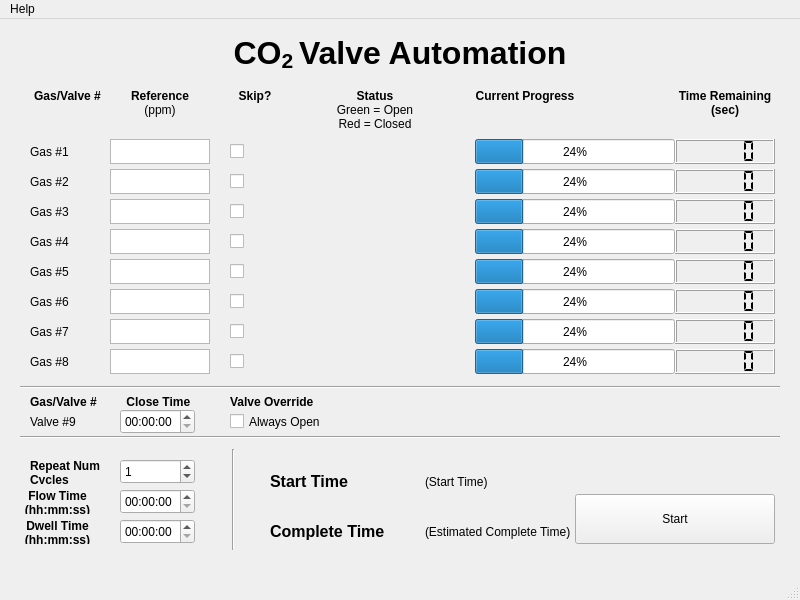
<?xml version="1.0" encoding="UTF-8"?>
<ui version="4.0">
 <class>MainWindow</class>
 <widget class="QMainWindow" name="MainWindow">
  <property name="geometry">
   <rect>
    <x>0</x>
    <y>0</y>
    <width>800</width>
    <height>600</height>
   </rect>
  </property>
  <property name="windowTitle">
   <string>MainWindow</string>
  </property>
  <widget class="QWidget" name="centralwidget">
   <widget class="QProgressBar" name="progress1">
    <property name="geometry">
     <rect>
      <x>475</x>
      <y>120</y>
      <width>200</width>
      <height>25</height>
     </rect>
    </property>
    <property name="value">
     <number>24</number>
    </property>
   </widget>
   <widget class="QLCDNumber" name="lcd1">
    <property name="geometry">
     <rect>
      <x>675</x>
      <y>120</y>
      <width>100</width>
      <height>25</height>
     </rect>
    </property>
    <property name="font">
     <font>
      <weight>75</weight>
      <bold>true</bold>
     </font>
    </property>
    <property name="segmentStyle">
     <enum>QLCDNumber::Flat</enum>
    </property>
   </widget>
   <widget class="QLabel" name="label_6">
    <property name="geometry">
     <rect>
      <x>675</x>
      <y>70</y>
      <width>100</width>
      <height>50</height>
     </rect>
    </property>
    <property name="font">
     <font>
      <weight>75</weight>
      <bold>true</bold>
     </font>
    </property>
    <property name="text">
     <string>Time Remaining&lt;br&gt; (sec)</string>
    </property>
    <property name="alignment">
     <set>Qt::AlignHCenter|Qt::AlignTop</set>
    </property>
   </widget>
   <widget class="QLabel" name="label_3">
    <property name="geometry">
     <rect>
      <x>110</x>
      <y>70</y>
      <width>100</width>
      <height>50</height>
     </rect>
    </property>
    <property name="font">
     <font>
      <weight>75</weight>
      <bold>true</bold>
     </font>
    </property>
    <property name="text">
     <string>&lt;html&gt;&lt;head/&gt;&lt;body&gt;&lt;p&gt;Reference &lt;br/&gt;&lt;span style=&quot; font-weight:400;&quot;&gt;(ppm)&lt;/span&gt;&lt;/p&gt;&lt;/body&gt;&lt;/html&gt;</string>
    </property>
    <property name="alignment">
     <set>Qt::AlignHCenter|Qt::AlignTop</set>
    </property>
   </widget>
   <widget class="QTextEdit" name="ref1">
    <property name="geometry">
     <rect>
      <x>110</x>
      <y>120</y>
      <width>100</width>
      <height>25</height>
     </rect>
    </property>
   </widget>
   <widget class="QLabel" name="label_2">
    <property name="geometry">
     <rect>
      <x>30</x>
      <y>70</y>
      <width>75</width>
      <height>50</height>
     </rect>
    </property>
    <property name="font">
     <font>
      <weight>75</weight>
      <bold>true</bold>
     </font>
    </property>
    <property name="text">
     <string>Gas/Valve #</string>
    </property>
    <property name="alignment">
     <set>Qt::AlignHCenter|Qt::AlignTop</set>
    </property>
   </widget>
   <widget class="QLabel" name="label">
    <property name="geometry">
     <rect>
      <x>30</x>
      <y>120</y>
      <width>50</width>
      <height>25</height>
     </rect>
    </property>
    <property name="text">
     <string>Gas #1</string>
    </property>
   </widget>
   <widget class="QLabel" name="label_5">
    <property name="geometry">
     <rect>
      <x>475</x>
      <y>70</y>
      <width>100</width>
      <height>50</height>
     </rect>
    </property>
    <property name="font">
     <font>
      <weight>75</weight>
      <bold>true</bold>
     </font>
    </property>
    <property name="text">
     <string>Current Progress</string>
    </property>
    <property name="alignment">
     <set>Qt::AlignHCenter|Qt::AlignTop</set>
    </property>
   </widget>
   <widget class="QTextEdit" name="ref2">
    <property name="geometry">
     <rect>
      <x>110</x>
      <y>150</y>
      <width>100</width>
      <height>25</height>
     </rect>
    </property>
   </widget>
   <widget class="QLCDNumber" name="lcd2">
    <property name="geometry">
     <rect>
      <x>675</x>
      <y>150</y>
      <width>100</width>
      <height>25</height>
     </rect>
    </property>
    <property name="font">
     <font>
      <weight>75</weight>
      <bold>true</bold>
     </font>
    </property>
    <property name="segmentStyle">
     <enum>QLCDNumber::Flat</enum>
    </property>
   </widget>
   <widget class="QProgressBar" name="progress2">
    <property name="geometry">
     <rect>
      <x>475</x>
      <y>150</y>
      <width>200</width>
      <height>25</height>
     </rect>
    </property>
    <property name="value">
     <number>24</number>
    </property>
   </widget>
   <widget class="QLabel" name="label_7">
    <property name="geometry">
     <rect>
      <x>30</x>
      <y>150</y>
      <width>50</width>
      <height>25</height>
     </rect>
    </property>
    <property name="text">
     <string>Gas #2</string>
    </property>
   </widget>
   <widget class="QTextEdit" name="ref3">
    <property name="geometry">
     <rect>
      <x>110</x>
      <y>180</y>
      <width>100</width>
      <height>25</height>
     </rect>
    </property>
   </widget>
   <widget class="QTextEdit" name="ref4">
    <property name="geometry">
     <rect>
      <x>110</x>
      <y>210</y>
      <width>100</width>
      <height>25</height>
     </rect>
    </property>
   </widget>
   <widget class="QTextEdit" name="ref5">
    <property name="geometry">
     <rect>
      <x>110</x>
      <y>240</y>
      <width>100</width>
      <height>25</height>
     </rect>
    </property>
   </widget>
   <widget class="QTextEdit" name="ref6">
    <property name="geometry">
     <rect>
      <x>110</x>
      <y>270</y>
      <width>100</width>
      <height>25</height>
     </rect>
    </property>
   </widget>
   <widget class="QTextEdit" name="ref7">
    <property name="geometry">
     <rect>
      <x>110</x>
      <y>300</y>
      <width>100</width>
      <height>25</height>
     </rect>
    </property>
   </widget>
   <widget class="QTextEdit" name="ref8">
    <property name="geometry">
     <rect>
      <x>110</x>
      <y>330</y>
      <width>100</width>
      <height>25</height>
     </rect>
    </property>
   </widget>
   <widget class="QLabel" name="label_8">
    <property name="geometry">
     <rect>
      <x>30</x>
      <y>180</y>
      <width>50</width>
      <height>25</height>
     </rect>
    </property>
    <property name="text">
     <string>Gas #3</string>
    </property>
   </widget>
   <widget class="QLabel" name="label_9">
    <property name="geometry">
     <rect>
      <x>30</x>
      <y>210</y>
      <width>50</width>
      <height>25</height>
     </rect>
    </property>
    <property name="text">
     <string>Gas #4</string>
    </property>
   </widget>
   <widget class="QLabel" name="label_10">
    <property name="geometry">
     <rect>
      <x>30</x>
      <y>240</y>
      <width>50</width>
      <height>25</height>
     </rect>
    </property>
    <property name="text">
     <string>Gas #5</string>
    </property>
   </widget>
   <widget class="QLabel" name="label_11">
    <property name="geometry">
     <rect>
      <x>30</x>
      <y>270</y>
      <width>50</width>
      <height>25</height>
     </rect>
    </property>
    <property name="text">
     <string>Gas #6</string>
    </property>
   </widget>
   <widget class="QLabel" name="label_12">
    <property name="geometry">
     <rect>
      <x>30</x>
      <y>300</y>
      <width>50</width>
      <height>25</height>
     </rect>
    </property>
    <property name="text">
     <string>Gas #7</string>
    </property>
   </widget>
   <widget class="QLabel" name="label_13">
    <property name="geometry">
     <rect>
      <x>30</x>
      <y>330</y>
      <width>50</width>
      <height>25</height>
     </rect>
    </property>
    <property name="text">
     <string>Gas #8</string>
    </property>
   </widget>
   <widget class="QProgressBar" name="progress3">
    <property name="geometry">
     <rect>
      <x>475</x>
      <y>180</y>
      <width>200</width>
      <height>25</height>
     </rect>
    </property>
    <property name="value">
     <number>24</number>
    </property>
   </widget>
   <widget class="QProgressBar" name="progress4">
    <property name="geometry">
     <rect>
      <x>475</x>
      <y>210</y>
      <width>200</width>
      <height>25</height>
     </rect>
    </property>
    <property name="value">
     <number>24</number>
    </property>
   </widget>
   <widget class="QProgressBar" name="progress5">
    <property name="geometry">
     <rect>
      <x>475</x>
      <y>240</y>
      <width>200</width>
      <height>25</height>
     </rect>
    </property>
    <property name="value">
     <number>24</number>
    </property>
   </widget>
   <widget class="QProgressBar" name="progress6">
    <property name="geometry">
     <rect>
      <x>475</x>
      <y>270</y>
      <width>200</width>
      <height>25</height>
     </rect>
    </property>
    <property name="value">
     <number>24</number>
    </property>
   </widget>
   <widget class="QProgressBar" name="progress7">
    <property name="geometry">
     <rect>
      <x>475</x>
      <y>300</y>
      <width>200</width>
      <height>25</height>
     </rect>
    </property>
    <property name="value">
     <number>24</number>
    </property>
   </widget>
   <widget class="QProgressBar" name="progress8">
    <property name="geometry">
     <rect>
      <x>475</x>
      <y>330</y>
      <width>200</width>
      <height>25</height>
     </rect>
    </property>
    <property name="value">
     <number>24</number>
    </property>
   </widget>
   <widget class="QLCDNumber" name="lcd3">
    <property name="geometry">
     <rect>
      <x>675</x>
      <y>180</y>
      <width>100</width>
      <height>25</height>
     </rect>
    </property>
    <property name="font">
     <font>
      <weight>75</weight>
      <bold>true</bold>
     </font>
    </property>
    <property name="segmentStyle">
     <enum>QLCDNumber::Flat</enum>
    </property>
   </widget>
   <widget class="QLCDNumber" name="lcd4">
    <property name="geometry">
     <rect>
      <x>675</x>
      <y>210</y>
      <width>100</width>
      <height>25</height>
     </rect>
    </property>
    <property name="font">
     <font>
      <weight>75</weight>
      <bold>true</bold>
     </font>
    </property>
    <property name="segmentStyle">
     <enum>QLCDNumber::Flat</enum>
    </property>
   </widget>
   <widget class="QLCDNumber" name="lcd5">
    <property name="geometry">
     <rect>
      <x>675</x>
      <y>240</y>
      <width>100</width>
      <height>25</height>
     </rect>
    </property>
    <property name="font">
     <font>
      <weight>75</weight>
      <bold>true</bold>
     </font>
    </property>
    <property name="segmentStyle">
     <enum>QLCDNumber::Flat</enum>
    </property>
   </widget>
   <widget class="QLCDNumber" name="lcd6">
    <property name="geometry">
     <rect>
      <x>675</x>
      <y>270</y>
      <width>100</width>
      <height>25</height>
     </rect>
    </property>
    <property name="font">
     <font>
      <weight>75</weight>
      <bold>true</bold>
     </font>
    </property>
    <property name="segmentStyle">
     <enum>QLCDNumber::Flat</enum>
    </property>
   </widget>
   <widget class="QLCDNumber" name="lcd7">
    <property name="geometry">
     <rect>
      <x>675</x>
      <y>300</y>
      <width>100</width>
      <height>25</height>
     </rect>
    </property>
    <property name="font">
     <font>
      <weight>75</weight>
      <bold>true</bold>
     </font>
    </property>
    <property name="segmentStyle">
     <enum>QLCDNumber::Flat</enum>
    </property>
   </widget>
   <widget class="QLCDNumber" name="lcd8">
    <property name="geometry">
     <rect>
      <x>675</x>
      <y>330</y>
      <width>100</width>
      <height>25</height>
     </rect>
    </property>
    <property name="font">
     <font>
      <weight>75</weight>
      <bold>true</bold>
     </font>
    </property>
    <property name="segmentStyle">
     <enum>QLCDNumber::Flat</enum>
    </property>
   </widget>
   <widget class="QLabel" name="label_14">
    <property name="geometry">
     <rect>
      <x>30</x>
      <y>390</y>
      <width>50</width>
      <height>25</height>
     </rect>
    </property>
    <property name="text">
     <string>Valve #9</string>
    </property>
   </widget>
   <widget class="QCheckBox" name="checkBox">
    <property name="geometry">
     <rect>
      <x>230</x>
      <y>390</y>
      <width>100</width>
      <height>25</height>
     </rect>
    </property>
    <property name="text">
     <string>Always Open</string>
    </property>
   </widget>
   <widget class="QLabel" name="label_15">
    <property name="geometry">
     <rect>
      <x>30</x>
      <y>370</y>
      <width>75</width>
      <height>25</height>
     </rect>
    </property>
    <property name="font">
     <font>
      <weight>75</weight>
      <bold>true</bold>
     </font>
    </property>
    <property name="text">
     <string>Gas/Valve #</string>
    </property>
   </widget>
   <widget class="QLabel" name="label_16">
    <property name="geometry">
     <rect>
      <x>110</x>
      <y>370</y>
      <width>100</width>
      <height>25</height>
     </rect>
    </property>
    <property name="font">
     <font>
      <weight>75</weight>
      <bold>true</bold>
     </font>
    </property>
    <property name="text">
     <string>Close Time </string>
    </property>
    <property name="alignment">
     <set>Qt::AlignCenter</set>
    </property>
   </widget>
   <widget class="QLabel" name="label_18">
    <property name="geometry">
     <rect>
      <x>230</x>
      <y>370</y>
      <width>100</width>
      <height>25</height>
     </rect>
    </property>
    <property name="font">
     <font>
      <weight>75</weight>
      <bold>true</bold>
     </font>
    </property>
    <property name="text">
     <string>Valve Override</string>
    </property>
   </widget>
   <widget class="QLabel" name="label_19">
    <property name="geometry">
     <rect>
      <x>300</x>
      <y>70</y>
      <width>150</width>
      <height>50</height>
     </rect>
    </property>
    <property name="font">
     <font>
      <weight>75</weight>
      <bold>true</bold>
     </font>
    </property>
    <property name="text">
     <string>&lt;html&gt;&lt;head/&gt;&lt;body&gt;&lt;p align=&quot;center&quot;&gt;Status &lt;br/&gt;&lt;span style=&quot; font-weight:400;&quot;&gt;Green = Open&lt;br/&gt;Red = Closed&lt;/span&gt;&lt;/p&gt;&lt;/body&gt;&lt;/html&gt;</string>
    </property>
    <property name="alignment">
     <set>Qt::AlignHCenter|Qt::AlignTop</set>
    </property>
   </widget>
   <widget class="QPushButton" name="startButton">
    <property name="geometry">
     <rect>
      <x>575</x>
      <y>475</y>
      <width>200</width>
      <height>50</height>
     </rect>
    </property>
    <property name="text">
     <string>Start</string>
    </property>
   </widget>
   <widget class="QLabel" name="status1">
    <property name="geometry">
     <rect>
      <x>365</x>
      <y>120</y>
      <width>25</width>
      <height>25</height>
     </rect>
    </property>
    <property name="text">
     <string/>
    </property>
    <property name="pixmap">
     <pixmap>if_Red Ball_38831.png</pixmap>
    </property>
    <property name="scaledContents">
     <bool>true</bool>
    </property>
   </widget>
   <widget class="QLabel" name="status2">
    <property name="geometry">
     <rect>
      <x>365</x>
      <y>150</y>
      <width>25</width>
      <height>25</height>
     </rect>
    </property>
    <property name="text">
     <string/>
    </property>
    <property name="pixmap">
     <pixmap>if_Red Ball_38831.png</pixmap>
    </property>
    <property name="scaledContents">
     <bool>true</bool>
    </property>
   </widget>
   <widget class="QLabel" name="status3">
    <property name="geometry">
     <rect>
      <x>365</x>
      <y>180</y>
      <width>25</width>
      <height>25</height>
     </rect>
    </property>
    <property name="text">
     <string/>
    </property>
    <property name="pixmap">
     <pixmap>if_Red Ball_38831.png</pixmap>
    </property>
    <property name="scaledContents">
     <bool>true</bool>
    </property>
   </widget>
   <widget class="QLabel" name="status4">
    <property name="geometry">
     <rect>
      <x>365</x>
      <y>210</y>
      <width>25</width>
      <height>25</height>
     </rect>
    </property>
    <property name="text">
     <string/>
    </property>
    <property name="pixmap">
     <pixmap>if_Red Ball_38831.png</pixmap>
    </property>
    <property name="scaledContents">
     <bool>true</bool>
    </property>
   </widget>
   <widget class="QLabel" name="status5">
    <property name="geometry">
     <rect>
      <x>365</x>
      <y>240</y>
      <width>25</width>
      <height>25</height>
     </rect>
    </property>
    <property name="text">
     <string/>
    </property>
    <property name="pixmap">
     <pixmap>if_Red Ball_38831.png</pixmap>
    </property>
    <property name="scaledContents">
     <bool>true</bool>
    </property>
   </widget>
   <widget class="QLabel" name="status6">
    <property name="geometry">
     <rect>
      <x>365</x>
      <y>270</y>
      <width>25</width>
      <height>25</height>
     </rect>
    </property>
    <property name="text">
     <string/>
    </property>
    <property name="pixmap">
     <pixmap>if_Red Ball_38831.png</pixmap>
    </property>
    <property name="scaledContents">
     <bool>true</bool>
    </property>
   </widget>
   <widget class="QLabel" name="status7">
    <property name="geometry">
     <rect>
      <x>365</x>
      <y>300</y>
      <width>25</width>
      <height>25</height>
     </rect>
    </property>
    <property name="text">
     <string/>
    </property>
    <property name="pixmap">
     <pixmap>if_Red Ball_38831.png</pixmap>
    </property>
    <property name="scaledContents">
     <bool>true</bool>
    </property>
   </widget>
   <widget class="QLabel" name="status8">
    <property name="geometry">
     <rect>
      <x>365</x>
      <y>330</y>
      <width>25</width>
      <height>25</height>
     </rect>
    </property>
    <property name="text">
     <string/>
    </property>
    <property name="pixmap">
     <pixmap>if_Red Ball_38831.png</pixmap>
    </property>
    <property name="scaledContents">
     <bool>true</bool>
    </property>
   </widget>
   <widget class="QLabel" name="status9">
    <property name="geometry">
     <rect>
      <x>365</x>
      <y>390</y>
      <width>25</width>
      <height>25</height>
     </rect>
    </property>
    <property name="text">
     <string/>
    </property>
    <property name="pixmap">
     <pixmap>if_Red Ball_38831.png</pixmap>
    </property>
    <property name="scaledContents">
     <bool>true</bool>
    </property>
   </widget>
   <widget class="QLabel" name="label_29">
    <property name="geometry">
     <rect>
      <x>30</x>
      <y>440</y>
      <width>75</width>
      <height>25</height>
     </rect>
    </property>
    <property name="font">
     <font>
      <weight>75</weight>
      <bold>true</bold>
     </font>
    </property>
    <property name="text">
     <string>&lt;html&gt;&lt;head/&gt;&lt;body&gt;&lt;p&gt;Repeat Num&lt;br/&gt;Cycles&lt;/p&gt;&lt;/body&gt;&lt;/html&gt;</string>
    </property>
   </widget>
   <widget class="QSpinBox" name="CycleBox">
    <property name="geometry">
     <rect>
      <x>120</x>
      <y>440</y>
      <width>75</width>
      <height>25</height>
     </rect>
    </property>
    <property name="minimum">
     <number>-1</number>
    </property>
    <property name="value">
     <number>1</number>
    </property>
   </widget>
   <widget class="QLabel" name="label_30">
    <property name="geometry">
     <rect>
      <x>20</x>
      <y>470</y>
      <width>75</width>
      <height>25</height>
     </rect>
    </property>
    <property name="font">
     <font>
      <weight>75</weight>
      <bold>true</bold>
     </font>
    </property>
    <property name="text">
     <string>&lt;html&gt;&lt;head/&gt;&lt;body&gt;&lt;p&gt;Flow Time&lt;br/&gt;(hh:mm:ss)&lt;/p&gt;&lt;/body&gt;&lt;/html&gt;</string>
    </property>
    <property name="alignment">
     <set>Qt::AlignCenter</set>
    </property>
   </widget>
   <widget class="QLabel" name="label_31">
    <property name="geometry">
     <rect>
      <x>20</x>
      <y>500</y>
      <width>75</width>
      <height>25</height>
     </rect>
    </property>
    <property name="font">
     <font>
      <weight>75</weight>
      <bold>true</bold>
     </font>
    </property>
    <property name="text">
     <string>&lt;html&gt;&lt;head/&gt;&lt;body&gt;&lt;p&gt;Dwell Time&lt;br/&gt;(hh:mm:ss)&lt;/p&gt;&lt;/body&gt;&lt;/html&gt;</string>
    </property>
    <property name="alignment">
     <set>Qt::AlignCenter</set>
    </property>
   </widget>
   <widget class="QLabel" name="label_32">
    <property name="geometry">
     <rect>
      <x>230</x>
      <y>70</y>
      <width>50</width>
      <height>50</height>
     </rect>
    </property>
    <property name="font">
     <font>
      <weight>75</weight>
      <bold>true</bold>
     </font>
    </property>
    <property name="text">
     <string>Skip?</string>
    </property>
    <property name="alignment">
     <set>Qt::AlignHCenter|Qt::AlignTop</set>
    </property>
   </widget>
   <widget class="QCheckBox" name="skip1">
    <property name="geometry">
     <rect>
      <x>230</x>
      <y>120</y>
      <width>25</width>
      <height>25</height>
     </rect>
    </property>
    <property name="text">
     <string/>
    </property>
   </widget>
   <widget class="QCheckBox" name="skip2">
    <property name="geometry">
     <rect>
      <x>230</x>
      <y>150</y>
      <width>25</width>
      <height>25</height>
     </rect>
    </property>
    <property name="text">
     <string/>
    </property>
   </widget>
   <widget class="QCheckBox" name="skip3">
    <property name="geometry">
     <rect>
      <x>230</x>
      <y>180</y>
      <width>25</width>
      <height>25</height>
     </rect>
    </property>
    <property name="text">
     <string/>
    </property>
   </widget>
   <widget class="QCheckBox" name="skip4">
    <property name="geometry">
     <rect>
      <x>230</x>
      <y>210</y>
      <width>25</width>
      <height>25</height>
     </rect>
    </property>
    <property name="text">
     <string/>
    </property>
   </widget>
   <widget class="QCheckBox" name="skip5">
    <property name="geometry">
     <rect>
      <x>230</x>
      <y>240</y>
      <width>25</width>
      <height>25</height>
     </rect>
    </property>
    <property name="text">
     <string/>
    </property>
   </widget>
   <widget class="QCheckBox" name="skip6">
    <property name="geometry">
     <rect>
      <x>230</x>
      <y>270</y>
      <width>25</width>
      <height>25</height>
     </rect>
    </property>
    <property name="text">
     <string/>
    </property>
   </widget>
   <widget class="QCheckBox" name="skip7">
    <property name="geometry">
     <rect>
      <x>230</x>
      <y>300</y>
      <width>25</width>
      <height>25</height>
     </rect>
    </property>
    <property name="text">
     <string/>
    </property>
   </widget>
   <widget class="QCheckBox" name="skip8">
    <property name="geometry">
     <rect>
      <x>230</x>
      <y>330</y>
      <width>25</width>
      <height>25</height>
     </rect>
    </property>
    <property name="text">
     <string/>
    </property>
   </widget>
   <widget class="Line" name="line">
    <property name="geometry">
     <rect>
      <x>20</x>
      <y>360</y>
      <width>760</width>
      <height>16</height>
     </rect>
    </property>
    <property name="orientation">
     <enum>Qt::Horizontal</enum>
    </property>
   </widget>
   <widget class="Line" name="line_2">
    <property name="geometry">
     <rect>
      <x>20</x>
      <y>410</y>
      <width>760</width>
      <height>16</height>
     </rect>
    </property>
    <property name="orientation">
     <enum>Qt::Horizontal</enum>
    </property>
   </widget>
   <widget class="QTimeEdit" name="flowTimeBox">
    <property name="geometry">
     <rect>
      <x>120</x>
      <y>470</y>
      <width>75</width>
      <height>25</height>
     </rect>
    </property>
    <property name="displayFormat">
     <string>hh:mm:ss</string>
    </property>
   </widget>
   <widget class="QTimeEdit" name="dwellTimeBox">
    <property name="geometry">
     <rect>
      <x>120</x>
      <y>500</y>
      <width>75</width>
      <height>25</height>
     </rect>
    </property>
    <property name="displayFormat">
     <string>hh:mm:ss</string>
    </property>
   </widget>
   <widget class="QLabel" name="label_33">
    <property name="geometry">
     <rect>
      <x>270</x>
      <y>450</y>
      <width>150</width>
      <height>25</height>
     </rect>
    </property>
    <property name="font">
     <font>
      <pointsize>12</pointsize>
      <weight>75</weight>
      <bold>true</bold>
     </font>
    </property>
    <property name="text">
     <string>&lt;html&gt;&lt;head/&gt;&lt;body&gt;&lt;p&gt;Start Time&lt;/p&gt;&lt;/body&gt;&lt;/html&gt;</string>
    </property>
    <property name="alignment">
     <set>Qt::AlignLeading|Qt::AlignLeft|Qt::AlignVCenter</set>
    </property>
   </widget>
   <widget class="QLabel" name="label_34">
    <property name="geometry">
     <rect>
      <x>270</x>
      <y>500</y>
      <width>150</width>
      <height>25</height>
     </rect>
    </property>
    <property name="font">
     <font>
      <pointsize>12</pointsize>
      <weight>75</weight>
      <bold>true</bold>
     </font>
    </property>
    <property name="text">
     <string>&lt;html&gt;&lt;head/&gt;&lt;body&gt;&lt;p&gt;Complete Time&lt;/p&gt;&lt;/body&gt;&lt;/html&gt;</string>
    </property>
    <property name="alignment">
     <set>Qt::AlignLeading|Qt::AlignLeft|Qt::AlignVCenter</set>
    </property>
   </widget>
   <widget class="QLabel" name="startTimeBox">
    <property name="geometry">
     <rect>
      <x>425</x>
      <y>450</y>
      <width>150</width>
      <height>25</height>
     </rect>
    </property>
    <property name="text">
     <string>(Start Time)</string>
    </property>
   </widget>
   <widget class="QLabel" name="endTimeBox">
    <property name="geometry">
     <rect>
      <x>425</x>
      <y>500</y>
      <width>150</width>
      <height>25</height>
     </rect>
    </property>
    <property name="text">
     <string>(Estimated Complete Time)</string>
    </property>
   </widget>
   <widget class="Line" name="line_3">
    <property name="geometry">
     <rect>
      <x>223</x>
      <y>430</y>
      <width>20</width>
      <height>101</height>
     </rect>
    </property>
    <property name="orientation">
     <enum>Qt::Vertical</enum>
    </property>
   </widget>
   <widget class="QTimeEdit" name="closeTimeBox">
    <property name="geometry">
     <rect>
      <x>120</x>
      <y>390</y>
      <width>75</width>
      <height>25</height>
     </rect>
    </property>
    <property name="displayFormat">
     <string>hh:mm:ss</string>
    </property>
   </widget>
   <widget class="QLabel" name="label_20">
    <property name="geometry">
     <rect>
      <x>0</x>
      <y>10</y>
      <width>800</width>
      <height>50</height>
     </rect>
    </property>
    <property name="font">
     <font>
      <pointsize>24</pointsize>
      <weight>75</weight>
      <bold>true</bold>
     </font>
    </property>
    <property name="text">
     <string>&lt;html&gt;&lt;head/&gt;&lt;body&gt;&lt;p&gt;CO&lt;span style=&quot; vertical-align:sub;&quot;&gt;2 &lt;/span&gt;Valve Automation&lt;/p&gt;&lt;/body&gt;&lt;/html&gt;</string>
    </property>
    <property name="alignment">
     <set>Qt::AlignCenter</set>
    </property>
   </widget>
  </widget>
  <widget class="QMenuBar" name="menubar">
   <property name="geometry">
    <rect>
     <x>0</x>
     <y>0</y>
     <width>800</width>
     <height>21</height>
    </rect>
   </property>
   <widget class="QMenu" name="menuHelp">
    <property name="title">
     <string>Help</string>
    </property>
    <addaction name="actionAbout"/>
   </widget>
   <addaction name="menuHelp"/>
  </widget>
  <widget class="QStatusBar" name="statusbar"/>
  <action name="actionAbout">
   <property name="text">
    <string>About</string>
   </property>
  </action>
 </widget>
 <resources/>
 <connections/>
</ui>
